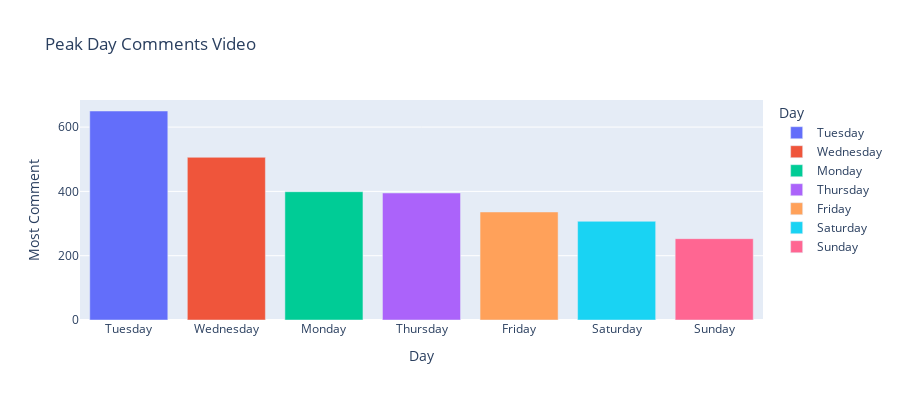

The cell this chart's notebook holds for it:
### Code cell
day_group = peak_time['Date'].value_counts().head(7)
day_group = pd.DataFrame(data=day_group)
day_group.reset_index(inplace=True)
day_group = day_group.rename(columns = {'index':'Day','Date':'Most Comment'})
day_group

fig2 = px.bar(day_group, x='Day', y='Most Comment', 
              color='Day', title = 'Peak Day Comments Video', height=400)
fig2.show()

### Figure 1 — Plotly figure (JSON) as saved in the notebook; plotly's stock layout.template omitted (floating-point values rounded to 4 significant figures)
{"data": [{"alignmentgroup": "True", "hovertemplate": "Day=%{x}<br>Most Comment=%{y}<extra></extra>", "legendgroup": "Tuesday", "marker": {"color": "#636efa", "pattern": {"shape": ""}}, "name": "Tuesday", "offsetgroup": "Tuesday", "orientation": "v", "showlegend": true, "textposition": "auto", "type": "bar", "x": ["Tuesday"], "xaxis": "x", "y": [650], "yaxis": "y"}, {"alignmentgroup": "True", "hovertemplate": "Day=%{x}<br>Most Comment=%{y}<extra></extra>", "legendgroup": "Wednesday", "marker": {"color": "#EF553B", "pattern": {"shape": ""}}, "name": "Wednesday", "offsetgroup": "Wednesday", "orientation": "v", "showlegend": true, "textposition": "auto", "type": "bar", "x": ["Wednesday"], "xaxis": "x", "y": [506], "yaxis": "y"}, {"alignmentgroup": "True", "hovertemplate": "Day=%{x}<br>Most Comment=%{y}<extra></extra>", "legendgroup": "Monday", "marker": {"color": "#00cc96", "pattern": {"shape": ""}}, "name": "Monday", "offsetgroup": "Monday", "orientation": "v", "showlegend": true, "textposition": "auto", "type": "bar", "x": ["Monday"], "xaxis": "x", "y": [399], "yaxis": "y"}, {"alignmentgroup": "True", "hovertemplate": "Day=%{x}<br>Most Comment=%{y}<extra></extra>", "legendgroup": "Thursday", "marker": {"color": "#ab63fa", "pattern": {"shape": ""}}, "name": "Thursday", "offsetgroup": "Thursday", "orientation": "v", "showlegend": true, "textposition": "auto", "type": "bar", "x": ["Thursday"], "xaxis": "x", "y": [395], "yaxis": "y"}, {"alignmentgroup": "True", "hovertemplate": "Day=%{x}<br>Most Comment=%{y}<extra></extra>", "legendgroup": "Friday", "marker": {"color": "#FFA15A", "pattern": {"shape": ""}}, "name": "Friday", "offsetgroup": "Friday", "orientation": "v", "showlegend": true, "textposition": "auto", "type": "bar", "x": ["Friday"], "xaxis": "x", "y": [336], "yaxis": "y"}, {"alignmentgroup": "True", "hovertemplate": "Day=%{x}<br>Most Comment=%{y}<extra></extra>", "legendgroup": "Saturday", "marker": {"color": "#19d3f3", "pattern": {"shape": ""}}, "name": "Saturday", "offsetgroup": "Saturday", "orientation": "v", "showlegend": true, "textposition": "auto", "type": "bar", "x": ["Saturday"], "xaxis": "x", "y": [307], "yaxis": "y"}, {"alignmentgroup": "True", "hovertemplate": "Day=%{x}<br>Most Comment=%{y}<extra></extra>", "legendgroup": "Sunday", "marker": {"color": "#FF6692", "pattern": {"shape": ""}}, "name": "Sunday", "offsetgroup": "Sunday", "orientation": "v", "showlegend": true, "textposition": "auto", "type": "bar", "x": ["Sunday"], "xaxis": "x", "y": [253], "yaxis": "y"}], "layout": {"barmode": "relative", "height": 400, "legend": {"title": {"text": "Day"}, "tracegroupgap": 0}, "title": {"text": "Peak Day Comments Video"}, "xaxis": {"anchor": "y", "categoryarray": ["Tuesday", "Wednesday", "Monday", "Thursday", "Friday", "Saturday", "Sunday"], "categoryorder": "array", "domain": [0, 1], "title": {"text": "Day"}}, "yaxis": {"anchor": "x", "domain": [0, 1], "title": {"text": "Most Comment"}}}}
